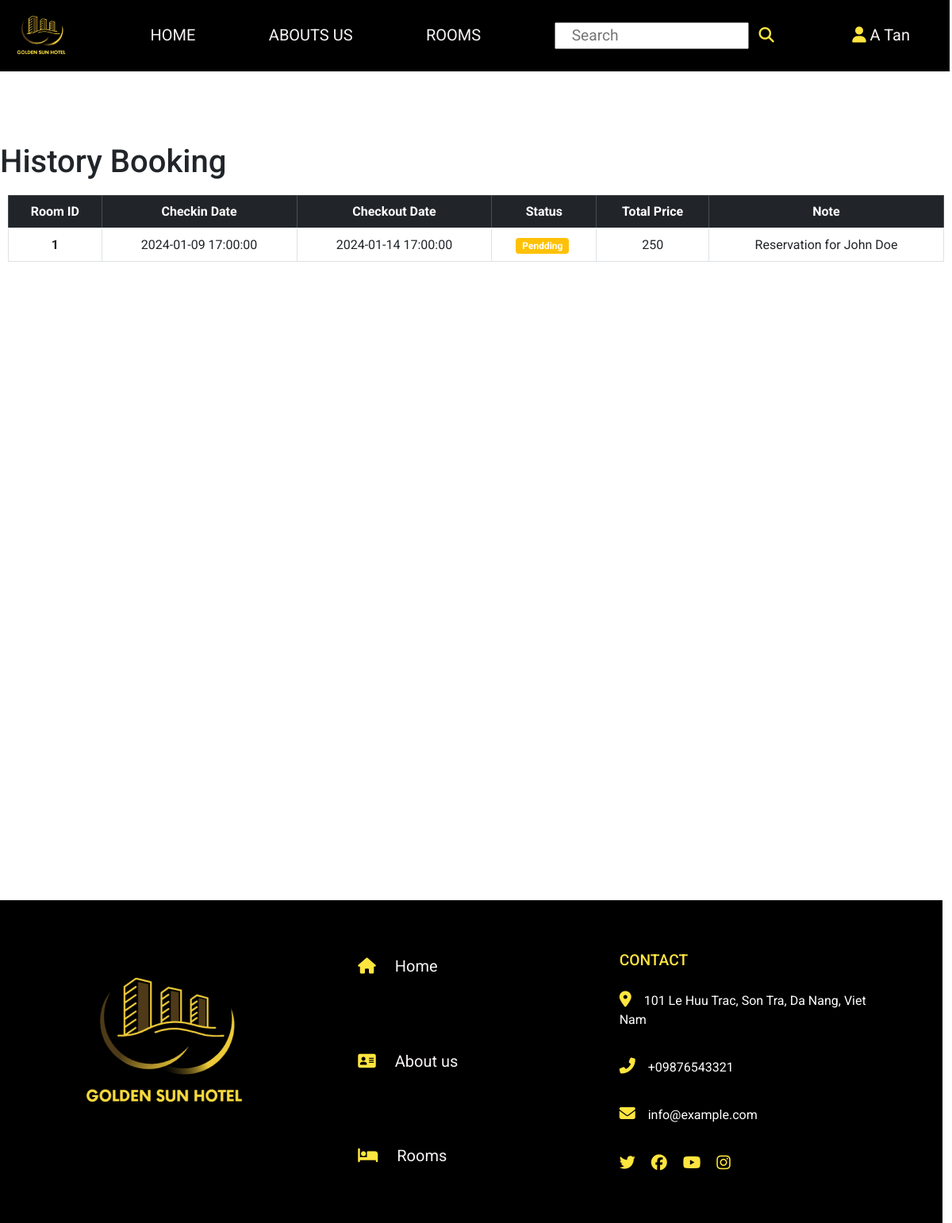
The app's page /index.php?controller=users&action=history-booking (signed in) with its own data.
### tables this page shows
CREATE TABLE `bookings` (
  `id` int(11) NOT NULL,
  `user_id` int(10) NOT NULL,
  `room_id` int(10) NOT NULL,
  `checkin_date` timestamp NULL DEFAULT NULL,
  `checkout_date` timestamp NULL DEFAULT NULL,
  `total_price` int(10) NOT NULL,
  `status` int(10) NOT NULL,
  `note` text DEFAULT NULL,
  `updated_at` timestamp NOT NULL DEFAULT current_timestamp() ON UPDATE current_timestamp(),
  `created_at` timestamp NOT NULL DEFAULT current_timestamp()
);

### controllers/web/UserController.php (called while the page is built, shortened)
<?php
include_once 'models/BookingModel.php';
class UserController
{
    private $bookingModel;
    public function __construct()
    {
        $this->bookingModel = new BookingModel();
    }
    function handleRequest()
    {
        $action = isset($_GET['action']) ? $_GET['action'] : 'profile';
        if (isset($_SESSION['login']) && $_SESSION['login']['role'] == '2') {
            $userId = $_SESSION['login']['id'];
        } else {
            $userId = Null;
        }
        switch ($action) {
            case 'history-booking':
                $this->getHistoryBooking($userId);
                break;
        }
    }
    private function getHistoryBooking($userId)
    {
        $historyBookings = $this->bookingModel->getHistoryBooking($userId);
        include 'views/web/bookings/history_booking.view.php';
    }
}

### routes/web.route.php (called while the page is built, shortened)
<?php
include 'controllers/web/UserController.php';
$controller = isset($_GET['controller']) ? $_GET['controller'] : 'index';
$routes = [
    'index' => 'HomeController',
    'about' => 'aboutcontroller',
    'detail' => 'detailcontroller',
    'bookings' => 'bookingcontroller',
    'payments' => 'PaymentController',
    'rooms' => 'RoomController',
    'auth' => 'AuthController',
    'users' => 'UserController'
];
if (array_key_exists($controller, $routes)) {
    $admin = new $routes[$controller];
    $admin->handleRequest();
} else {
    http_response_code(404);
    require 'views/errors/404.php';
    die();
}

### index.php (called while the page is built, shortened)
<?php
require 'routes/web.route.php';

### config/database.php (called while the page is built, shortened)
<?php
class ConnectDB {
    private $server = 'localhost';
    private $username = 'root';
    private $password = '';
    private $database = 'hotel_management';
    protected function connect() {
        $connect = mysqli_connect($this->server,
            $this->username,
            $this->password,
            $this->database);
        mysqli_set_charset($connect,"utf8");
        return $connect;
    }
}
?>

### models/BookingModel.php (called while the page is built, shortened)
<?php
include_once 'config/database.php';
class BookingModel extends ConnectDB
{
    function getHistoryBooking($userId)
    {
        $sql = "SELECT * FROM bookings WHERE user_id = $userId ORDER BY created_at DESC";
        return mysqli_query($this->connect(), $sql);
    }
}

### views/web/bookings/history_booking.view.php (the view)
<?php include "./views/web/partials/header.view.php"
?>
<body>
    <h1 class="into" style="margin-top: 180px;" class="text-center">History Booking</h1>
    <div class="row">
        <div class="col-md-12">
            <table class="table table-bordered ">
                <thead class="table-dark">
                    <tr class="text-center">
                        <th>Room ID</th>
                        <th>Checkin Date</th>
                        <th>Checkout Date</th>
                        <th>Status</th>
                        <th>Total Price</th>
                        <th>Note</th>
                    </tr>
                </thead>
                <tbody id="rooms-table" class="text-center">
                <?php
                    while ($row = $historyBookings->fetch_assoc()) {
                    ?>
                    <tr>
                      <th><?php echo $row['room_id'] ?></th>
                      <td><?php echo $row['checkin_date'] ?></td>
                      <td><?php echo $row['checkout_date'] ?></td>
                      <td>
                        <?php
                        if ($row['status'] == 1) {
                        ?>
                            <span class="badge badge-warning mr-1">Pendding</span>
                        <?php
                        } elseif ($row['status'] == 2) {
                        ?>
                            <span class="badge badge-success mr-1">Approved</span>
                        <?php
                        } else {
                        ?>
                            <span class="badge badge-secondary mr-1">Rejected</span>
                        <?php
                        }
                        ?>
                        </td>
                        <td><?php echo $row['total_price'] ?></td>
                        <td><?php echo $row['note'] ?></td>
                  </tr>
                  <?php
                    }
                  ?>
                </tbody>
            </table>
        </div>
    </div>
    <ul id="favorite-list" style="height: 763px;"></ul>
</body>
<?php include "./views/web/partials/footer.view.php"
?>

### assets/web/css/header.footer.css.php (style rules this page uses)
body { margin: 0; padding: 0; font-family: 'Roboto', sans-serif; }

### assets/web/css/home.css.php (style rules this page uses)
.row { padding: 10px; margin-top: 20px; }

### records on screen
bookings: room "1", checkin_date "2024-01-09 17:00:00", checkout_date "2024-01-14 17:00:00", status "Pendding", total_price "250", note "Reservation for John Doe"

### other values on screen
$_SESSION['login']['name'] "A Tan"
